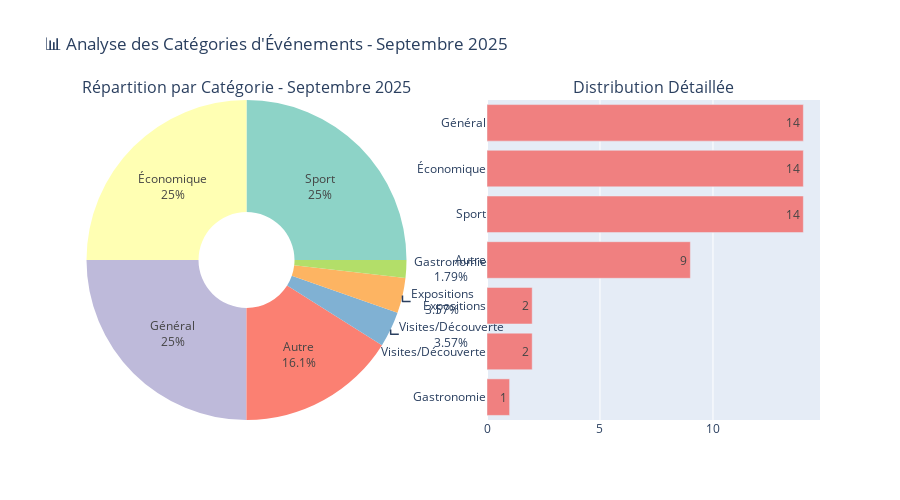

Write notebook code for a chart like this one.
### Code cell
# Visualisation de la répartition par catégorie (Septembre 2025)
fig = make_subplots(
    rows=1, cols=2,
    subplot_titles=('Répartition par Catégorie - Septembre 2025', 'Distribution Détaillée'),
    specs=[[{"type": "pie"}, {"type": "bar"}]]
)

# Graphique en camembert (pie chart)
colors = px.colors.qualitative.Set3
fig.add_trace(
    go.Pie(
        labels=sept_category_detailed.index,
        values=sept_category_detailed.values,
        name="Catégories Sept 2025",
        hole=0.3,  # Donut chart style
        marker=dict(colors=colors),
        textinfo='label+percent',
        textposition='auto'
    ),
    row=1, col=1
)

# Bar chart horizontal 
fig.add_trace(
    go.Bar(
        y=sept_category_detailed.index,
        x=sept_category_detailed.values,
        name="Nombre d'événements",
        orientation='h',
        marker_color='lightcoral',
        text=sept_category_detailed.values,
        textposition='auto'
    ),
    row=1, col=2
)

fig.update_layout(
    title_text="📊 Analyse des Catégories d'Événements - Septembre 2025",
    height=500,
    showlegend=False
)

fig.update_yaxes(categoryorder="total ascending", row=1, col=2)

fig.show()

# Statistiques complémentaires
print(f"\n📈 STATISTIQUES DÉTAILLÉES :")
print(f"• Diversité : {len(sept_category_detailed)} catégories différentes")
print(f"• Concentration : Les 2 premières catégories représentent {(sept_category_detailed.head(2).sum()/len(sept_events)*100):.1f}% des événements")
print(f"• Événements 'Autre' : {sept_category_detailed.get('Autre', 0)} ({sept_category_percentage.get('Autre', 0):.1f}% - à recatégoriser)")

### Figure 1 — Plotly figure (JSON) as saved in the notebook; plotly's stock layout.template omitted (floating-point values rounded to 4 significant figures)
{"data": [{"domain": {"x": [0, 0.45], "y": [0, 1]}, "hole": 0.3, "labels": ["Sport", "Économique", "Général", "Autre", "Visites/Découverte", "Expositions", "Gastronomie"], "marker": {"colors": ["rgb(141,211,199)", "rgb(255,255,179)", "rgb(190,186,218)", "rgb(251,128,114)", "rgb(128,177,211)", "rgb(253,180,98)", "rgb(179,222,105)", "rgb(252,205,229)", "rgb(217,217,217)", "rgb(188,128,189)", "rgb(204,235,197)", "rgb(255,237,111)"]}, "name": "Catégories Sept 2025", "textinfo": "label+percent", "textposition": "auto", "type": "pie", "values": [14, 14, 14, 9, 2, 2, 1]}, {"marker": {"color": "lightcoral"}, "name": "Nombre d'événements", "orientation": "h", "text": [14, 14, 14, 9, 2, 2, 1], "textposition": "auto", "type": "bar", "x": [14, 14, 14, 9, 2, 2, 1], "xaxis": "x", "y": ["Sport", "Économique", "Général", "Autre", "Visites/Découverte", "Expositions", "Gastronomie"], "yaxis": "y"}], "layout": {"annotations": [{"font": {"size": 16}, "showarrow": false, "text": "Répartition par Catégorie - Septembre 2025", "x": 0.225, "xanchor": "center", "xref": "paper", "y": 1, "yanchor": "bottom", "yref": "paper"}, {"font": {"size": 16}, "showarrow": false, "text": "Distribution Détaillée", "x": 0.775, "xanchor": "center", "xref": "paper", "y": 1, "yanchor": "bottom", "yref": "paper"}], "height": 500, "showlegend": false, "title": {"text": "📊 Analyse des Catégories d'Événements - Septembre 2025"}, "xaxis": {"anchor": "y", "domain": [0.55, 1]}, "yaxis": {"anchor": "x", "categoryorder": "total ascending", "domain": [0, 1]}}}
